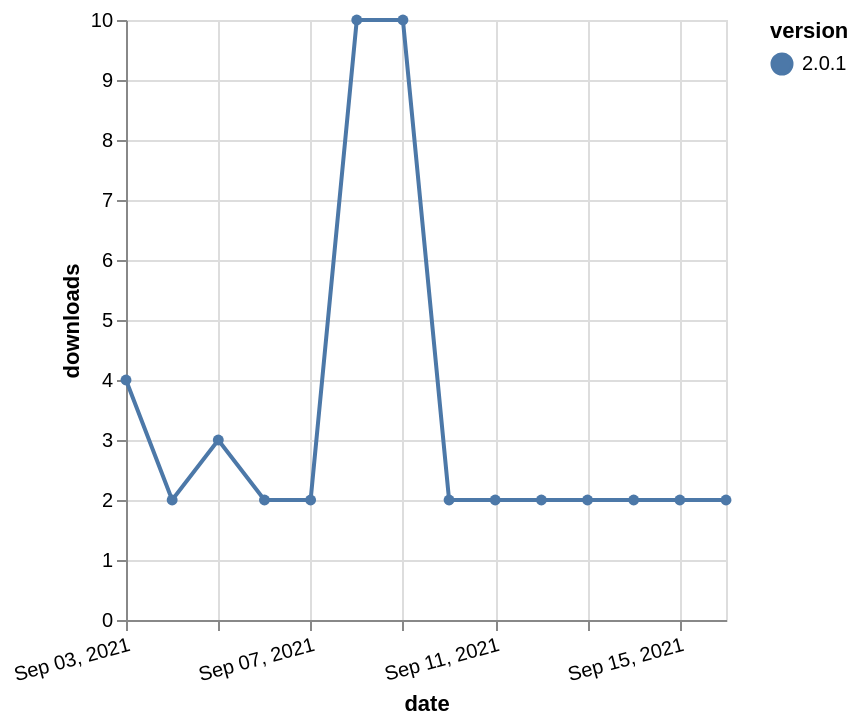

Vega-Lite specification for this chart:
### Vega-Lite specification from a JSON file in a GitHub repository (floating-point values rounded to 4 significant figures)
{"$schema": "https://vega.github.io/schema/vega-lite/v5.json", "description": "A simple bar chart with embedded data.", "data": {"values": [{"date": "2021-09-03", "total": 4628, "delta": 4, "version": "2.0.1"}, {"date": "2021-09-04", "total": 4630, "delta": 2, "version": "2.0.1"}, {"date": "2021-09-05", "total": 4633, "delta": 3, "version": "2.0.1"}, {"date": "2021-09-06", "total": 4635, "delta": 2, "version": "2.0.1"}, {"date": "2021-09-07", "total": 4637, "delta": 2, "version": "2.0.1"}, {"date": "2021-09-08", "total": 4647, "delta": 10, "version": "2.0.1"}, {"date": "2021-09-09", "total": 4657, "delta": 10, "version": "2.0.1"}, {"date": "2021-09-10", "total": 4659, "delta": 2, "version": "2.0.1"}, {"date": "2021-09-11", "total": 4661, "delta": 2, "version": "2.0.1"}, {"date": "2021-09-12", "total": 4663, "delta": 2, "version": "2.0.1"}, {"date": "2021-09-13", "total": 4665, "delta": 2, "version": "2.0.1"}, {"date": "2021-09-14", "total": 4667, "delta": 2, "version": "2.0.1"}, {"date": "2021-09-15", "total": 4669, "delta": 2, "version": "2.0.1"}, {"date": "2021-09-16", "total": 4671, "delta": 2, "version": "2.0.1"}]}, "width": "container", "mark": {"type": "line", "point": {"filled": true}}, "encoding": {"x": {"field": "date", "type": "temporal", "timeUnit": "yearmonthdate", "title": "date", "axis": {"labelAngle": -15}}, "y": {"field": "delta", "type": "quantitative", "title": "downloads"}, "color": {"field": "version", "type": "nominal"}, "tooltip": {"field": "delta"}}}
